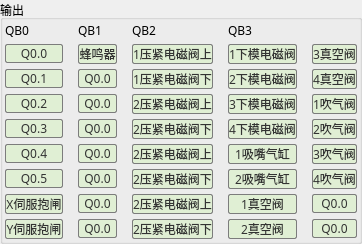
           <widget class="QGroupBox" name="groupBox_Q">
            <property name="styleSheet">
             <string notr="true">QPushButton {  
    font-size:12px;
    border-radius:2px;
    color:rgba(51,51,51,1);
    background:qlineargradient(x1:0, y1:0, x2:0, y2:1, stop:0 rgba(242,242,242,1), stop:1 rgba(255,255,255,1));
    border:1px solid rgba(221,221,221,1);
}
QPushButton
{
	background-color: rgb(224, 239, 212);

	border-color: rgb(124, 124, 124);
}
QPushButton::hover
{
    background-color:rgb(255, 227, 197);
}
QPushButton::pressed
{
    background-color:rgb(255, 110, 94);
}
QPushButton::checked 
{
	background-color: rgb(255, 110, 94);
}</string>
            </property>
            <property name="title">
             <string>输出</string>
            </property>
            <layout class="QGridLayout" name="gridLayout_10">
             <property name="leftMargin">
              <number>2</number>
             </property>
             <property name="topMargin">
              <number>2</number>
             </property>
             <property name="rightMargin">
              <number>2</number>
             </property>
             <property name="bottomMargin">
              <number>2</number>
             </property>
             <property name="horizontalSpacing">
              <number>15</number>
             </property>
             <property name="verticalSpacing">
              <number>5</number>
             </property>
             <item row="7" column="3">
              <widget class="QPushButton" name="q30">
               <property name="font">
                <font>
                 <family>微软雅黑</family>
                 <pointsize>-1</pointsize>
                </font>
               </property>
               <property name="styleSheet">
                <string notr="true"/>
               </property>
               <property name="text">
                <string>1真空阀</string>
               </property>
               <property name="checkable">
                <bool>true</bool>
               </property>
              </widget>
             </item>
             <item row="4" column="2">
              <widget class="QPushButton" name="q19">
               <property name="font">
                <font>
                 <family>微软雅黑</family>
                 <pointsize>-1</pointsize>
                </font>
               </property>
               <property name="styleSheet">
                <string notr="true"/>
               </property>
               <property name="text">
                <string>2压紧电磁阀下</string>
               </property>
               <property name="checkable">
                <bool>true</bool>
               </property>
              </widget>
             </item>
             <item row="5" column="1">
              <widget class="QPushButton" name="q12">
               <property name="font">
                <font>
                 <family>微软雅黑</family>
                 <pointsize>-1</pointsize>
                </font>
               </property>
               <property name="styleSheet">
                <string notr="true"/>
               </property>
               <property name="text">
                <string>Q0.0</string>
               </property>
               <property name="checkable">
                <bool>true</bool>
               </property>
              </widget>
             </item>
             <item row="3" column="3">
              <widget class="QPushButton" name="q26">
               <property name="font">
                <font>
                 <family>微软雅黑</family>
                 <pointsize>-1</pointsize>
                </font>
               </property>
               <property name="styleSheet">
                <string notr="true"/>
               </property>
               <property name="text">
                <string>3下模电磁阀</string>
               </property>
               <property name="checkable">
                <bool>true</bool>
               </property>
              </widget>
             </item>
             <item row="6" column="0">
              <widget class="QPushButton" name="q5">
               <property name="font">
                <font>
                 <family>微软雅黑</family>
                 <pointsize>-1</pointsize>
                </font>
               </property>
               <property name="styleSheet">
                <string notr="true"/>
               </property>
               <property name="text">
                <string>Q0.5</string>
               </property>
               <property name="checkable">
                <bool>true</bool>
               </property>
              </widget>
             </item>
             <item row="3" column="0">
              <widget class="QPushButton" name="q2">
               <property name="font">
                <font>
                 <family>微软雅黑</family>
                 <pointsize>-1</pointsize>
                </font>
               </property>
               <property name="styleSheet">
                <string notr="true"/>
               </property>
               <property name="text">
                <string>Q0.2</string>
               </property>
               <property name="checkable">
                <bool>true</bool>
               </property>
              </widget>
             </item>
             <item row="2" column="0">
              <widget class="QPushButton" name="q1">
               <property name="font">
                <font>
                 <family>微软雅黑</family>
                 <pointsize>-1</pointsize>
                </font>
               </property>
               <property name="styleSheet">
                <string notr="true"/>
               </property>
               <property name="text">
                <string>Q0.1</string>
               </property>
               <property name="checkable">
                <bool>true</bool>
               </property>
              </widget>
             </item>
             <item row="0" column="0">
              <widget class="QLabel" name="label_64">
               <property name="maximumSize">
                <size>
                 <width>16777215</width>
                 <height>28</height>
                </size>
               </property>
               <property name="font">
                <font>
                 <family>微软雅黑</family>
                 <pointsize>9</pointsize>
                </font>
               </property>
               <property name="text">
                <string>QB0</string>
               </property>
               <property name="alignment">
                <set>Qt::AlignLeading|Qt::AlignLeft|Qt::AlignVCenter</set>
               </property>
              </widget>
             </item>
             <item row="2" column="3">
              <widget class="QPushButton" name="q25">
               <property name="font">
                <font>
                 <family>微软雅黑</family>
                 <pointsize>-1</pointsize>
                </font>
               </property>
               <property name="styleSheet">
                <string notr="true"/>
               </property>
               <property name="text">
                <string>2下模电磁阀</string>
               </property>
               <property name="checkable">
                <bool>true</bool>
               </property>
              </widget>
             </item>
             <item row="2" column="2">
              <widget class="QPushButton" name="q17">
               <property name="font">
                <font>
                 <family>微软雅黑</family>
                 <pointsize>-1</pointsize>
                </font>
               </property>
               <property name="styleSheet">
                <string notr="true"/>
               </property>
               <property name="text">
                <string>1压紧电磁阀下</string>
               </property>
               <property name="checkable">
                <bool>true</bool>
               </property>
              </widget>
             </item>
             <item row="7" column="2">
              <widget class="QPushButton" name="q22">
               <property name="font">
                <font>
                 <family>微软雅黑</family>
                 <pointsize>-1</pointsize>
                </font>
               </property>
               <property name="styleSheet">
                <string notr="true"/>
               </property>
               <property name="text">
                <string>2压紧电磁阀上</string>
               </property>
               <property name="checkable">
                <bool>true</bool>
               </property>
              </widget>
             </item>
             <item row="7" column="1">
              <widget class="QPushButton" name="q14">
               <property name="font">
                <font>
                 <family>微软雅黑</family>
                 <pointsize>-1</pointsize>
                </font>
               </property>
               <property name="styleSheet">
                <string notr="true"/>
               </property>
               <property name="text">
                <string>Q0.0</string>
               </property>
               <property name="checkable">
                <bool>true</bool>
               </property>
              </widget>
             </item>
             <item row="1" column="2">
              <widget class="QPushButton" name="q16">
               <property name="font">
                <font>
                 <family>微软雅黑</family>
                 <pointsize>-1</pointsize>
                </font>
               </property>
               <property name="styleSheet">
                <string notr="true"/>
               </property>
               <property name="text">
                <string>1压紧电磁阀上</string>
               </property>
               <property name="checkable">
                <bool>true</bool>
               </property>
              </widget>
             </item>
             <item row="8" column="0">
              <widget class="QPushButton" name="q7">
               <property name="font">
                <font>
                 <family>微软雅黑</family>
                 <pointsize>-1</pointsize>
                </font>
               </property>
               <property name="styleSheet">
                <string notr="true"/>
               </property>
               <property name="text">
                <string>Y伺服抱闸</string>
               </property>
               <property name="checkable">
                <bool>true</bool>
               </property>
              </widget>
             </item>
             <item row="0" column="3">
              <widget class="QLabel" name="label_85">
               <property name="font">
                <font>
                 <family>微软雅黑</family>
                 <pointsize>9</pointsize>
                </font>
               </property>
               <property name="text">
                <string>QB3</string>
               </property>
               <property name="alignment">
                <set>Qt::AlignLeading|Qt::AlignLeft|Qt::AlignVCenter</set>
               </property>
              </widget>
             </item>
             <item row="8" column="2">
              <widget class="QPushButton" name="q23">
               <property name="font">
                <font>
                 <family>微软雅黑</family>
                 <pointsize>-1</pointsize>
                </font>
               </property>
               <property name="styleSheet">
                <string notr="true"/>
               </property>
               <property name="text">
                <string>2压紧电磁阀下</string>
               </property>
               <property name="checkable">
                <bool>true</bool>
               </property>
              </widget>
             </item>
             <item row="2" column="1">
              <widget class="QPushButton" name="q9">
               <property name="font">
                <font>
                 <family>微软雅黑</family>
                 <pointsize>-1</pointsize>
                </font>
               </property>
               <property name="styleSheet">
                <string notr="true"/>
               </property>
               <property name="text">
                <string>Q0.0</string>
               </property>
               <property name="checkable">
                <bool>true</bool>
               </property>
              </widget>
             </item>
             <item row="6" column="2">
              <widget class="QPushButton" name="q21">
               <property name="font">
                <font>
                 <family>微软雅黑</family>
                 <pointsize>-1</pointsize>
                </font>
               </property>
               <property name="styleSheet">
                <string notr="true"/>
               </property>
               <property name="text">
                <string>2压紧电磁阀下</string>
               </property>
               <property name="checkable">
                <bool>true</bool>
               </property>
              </widget>
             </item>
             <item row="0" column="1">
              <widget class="QLabel" name="label_65">
               <property name="font">
                <font>
                 <family>微软雅黑</family>
                 <pointsize>9</pointsize>
                </font>
               </property>
               <property name="text">
                <string>QB1</string>
               </property>
               <property name="alignment">
                <set>Qt::AlignLeading|Qt::AlignLeft|Qt::AlignVCenter</set>
               </property>
              </widget>
             </item>
             <item row="6" column="3">
              <widget class="QPushButton" name="q29">
               <property name="font">
                <font>
                 <family>微软雅黑</family>
                 <pointsize>-1</pointsize>
                </font>
               </property>
               <property name="styleSheet">
                <string notr="true"/>
               </property>
               <property name="text">
                <string>2吸嘴气缸</string>
               </property>
               <property name="checkable">
                <bool>true</bool>
               </property>
              </widget>
             </item>
             <item row="1" column="1">
              <widget class="QPushButton" name="q8">
               <property name="font">
                <font>
                 <family>微软雅黑</family>
                 <pointsize>-1</pointsize>
                </font>
               </property>
               <property name="styleSheet">
                <string notr="true"/>
               </property>
               <property name="text">
                <string>蜂鸣器</string>
               </property>
               <property name="checkable">
                <bool>true</bool>
               </property>
              </widget>
             </item>
             <item row="8" column="3">
              <widget class="QPushButton" name="q31">
               <property name="font">
                <font>
                 <family>微软雅黑</family>
                 <pointsize>-1</pointsize>
                </font>
               </property>
               <property name="styleSheet">
                <string notr="true"/>
               </property>
               <property name="text">
                <string>2真空阀</string>
               </property>
               <property name="checkable">
                <bool>true</bool>
               </property>
              </widget>
             </item>
             <item row="5" column="3">
              <widget class="QPushButton" name="q28">
               <property name="font">
                <font>
                 <family>微软雅黑</family>
                 <pointsize>-1</pointsize>
                </font>
               </property>
               <property name="styleSheet">
                <string notr="true"/>
               </property>
               <property name="text">
                <string>1吸嘴气缸</string>
               </property>
               <property name="checkable">
                <bool>true</bool>
               </property>
              </widget>
             </item>
             <item row="1" column="3">
              <widget class="QPushButton" name="q24">
               <property name="font">
                <font>
                 <family>微软雅黑</family>
                 <pointsize>-1</pointsize>
                </font>
               </property>
               <property name="styleSheet">
                <string notr="true"/>
               </property>
               <property name="text">
                <string>1下模电磁阀</string>
               </property>
               <property name="checkable">
                <bool>true</bool>
               </property>
              </widget>
             </item>
             <item row="4" column="1">
              <widget class="QPushButton" name="q11">
               <property name="font">
                <font>
                 <family>微软雅黑</family>
                 <pointsize>-1</pointsize>
                </font>
               </property>
               <property name="styleSheet">
                <string notr="true"/>
               </property>
               <property name="text">
                <string>Q0.0</string>
               </property>
               <property name="checkable">
                <bool>true</bool>
               </property>
              </widget>
             </item>
             <item row="5" column="0">
              <widget class="QPushButton" name="q4">
               <property name="font">
                <font>
                 <family>微软雅黑</family>
                 <pointsize>-1</pointsize>
                </font>
               </property>
               <property name="styleSheet">
                <string notr="true"/>
               </property>
               <property name="text">
                <string>Q0.4</string>
               </property>
               <property name="checkable">
                <bool>true</bool>
               </property>
              </widget>
             </item>
             <item row="4" column="3">
              <widget class="QPushButton" name="q27">
               <property name="font">
                <font>
                 <family>微软雅黑</family>
                 <pointsize>-1</pointsize>
                </font>
               </property>
               <property name="styleSheet">
                <string notr="true"/>
               </property>
               <property name="text">
                <string>4下模电磁阀</string>
               </property>
               <property name="checkable">
                <bool>true</bool>
               </property>
              </widget>
             </item>
             <item row="3" column="2">
              <widget class="QPushButton" name="q18">
               <property name="font">
                <font>
                 <family>微软雅黑</family>
                 <pointsize>-1</pointsize>
                </font>
               </property>
               <property name="styleSheet">
                <string notr="true"/>
               </property>
               <property name="text">
                <string>2压紧电磁阀上</string>
               </property>
               <property name="checkable">
                <bool>true</bool>
               </property>
              </widget>
             </item>
             <item row="0" column="2">
              <widget class="QLabel" name="label_84">
               <property name="font">
                <font>
                 <family>微软雅黑</family>
                 <pointsize>9</pointsize>
                </font>
               </property>
               <property name="text">
                <string>QB2</string>
               </property>
               <property name="alignment">
                <set>Qt::AlignLeading|Qt::AlignLeft|Qt::AlignVCenter</set>
               </property>
              </widget>
             </item>
             <item row="1" column="0">
              <widget class="QPushButton" name="q0">
               <property name="font">
                <font>
                 <family>微软雅黑</family>
                 <pointsize>-1</pointsize>
                </font>
               </property>
               <property name="styleSheet">
                <string notr="true"/>
               </property>
               <property name="text">
                <string>Q0.0</string>
               </property>
               <property name="checkable">
                <bool>true</bool>
               </property>
              </widget>
             </item>
             <item row="6" column="1">
              <widget class="QPushButton" name="q13">
               <property name="font">
                <font>
                 <family>微软雅黑</family>
                 <pointsize>-1</pointsize>
                </font>
               </property>
               <property name="styleSheet">
                <string notr="true"/>
               </property>
               <property name="text">
                <string>Q0.0</string>
               </property>
               <property name="checkable">
                <bool>true</bool>
               </property>
              </widget>
             </item>
             <item row="3" column="1">
              <widget class="QPushButton" name="q10">
               <property name="font">
                <font>
                 <family>微软雅黑</family>
                 <pointsize>-1</pointsize>
                </font>
               </property>
               <property name="styleSheet">
                <string notr="true"/>
               </property>
               <property name="text">
                <string>Q0.0</string>
               </property>
               <property name="checkable">
                <bool>true</bool>
               </property>
              </widget>
             </item>
             <item row="5" column="2">
              <widget class="QPushButton" name="q20">
               <property name="font">
                <font>
                 <family>微软雅黑</family>
                 <pointsize>-1</pointsize>
                </font>
               </property>
               <property name="styleSheet">
                <string notr="true"/>
               </property>
               <property name="text">
                <string>2压紧电磁阀上</string>
               </property>
               <property name="checkable">
                <bool>true</bool>
               </property>
              </widget>
             </item>
             <item row="4" column="0">
              <widget class="QPushButton" name="q3">
               <property name="font">
                <font>
                 <family>微软雅黑</family>
                 <pointsize>-1</pointsize>
                </font>
               </property>
               <property name="styleSheet">
                <string notr="true"/>
               </property>
               <property name="text">
                <string>Q0.3</string>
               </property>
               <property name="checkable">
                <bool>true</bool>
               </property>
              </widget>
             </item>
             <item row="7" column="0">
              <widget class="QPushButton" name="q6">
               <property name="font">
                <font>
                 <family>微软雅黑</family>
                 <pointsize>-1</pointsize>
                </font>
               </property>
               <property name="styleSheet">
                <string notr="true"/>
               </property>
               <property name="text">
                <string>X伺服抱闸</string>
               </property>
               <property name="checkable">
                <bool>true</bool>
               </property>
              </widget>
             </item>
             <item row="8" column="1">
              <widget class="QPushButton" name="q15">
               <property name="font">
                <font>
                 <family>微软雅黑</family>
                 <pointsize>-1</pointsize>
                </font>
               </property>
               <property name="styleSheet">
                <string notr="true"/>
               </property>
               <property name="text">
                <string>Q0.0</string>
               </property>
               <property name="checkable">
                <bool>true</bool>
               </property>
              </widget>
             </item>
             <item row="1" column="4">
              <widget class="QPushButton" name="q32">
               <property name="font">
                <font>
                 <family>微软雅黑</family>
                 <pointsize>-1</pointsize>
                </font>
               </property>
               <property name="styleSheet">
                <string notr="true"/>
               </property>
               <property name="text">
                <string>3真空阀</string>
               </property>
               <property name="checkable">
                <bool>true</bool>
               </property>
              </widget>
             </item>
             <item row="2" column="4">
              <widget class="QPushButton" name="q33">
               <property name="font">
                <font>
                 <family>微软雅黑</family>
                 <pointsize>-1</pointsize>
                </font>
               </property>
               <property name="styleSheet">
                <string notr="true"/>
               </property>
               <property name="text">
                <string>4真空阀</string>
               </property>
               <property name="checkable">
                <bool>true</bool>
               </property>
              </widget>
             </item>
             <item row="3" column="4">
              <widget class="QPushButton" name="q34">
               <property name="font">
                <font>
                 <family>微软雅黑</family>
                 <pointsize>-1</pointsize>
                </font>
               </property>
               <property name="styleSheet">
                <string notr="true"/>
               </property>
               <property name="text">
                <string>1吹气阀</string>
               </property>
               <property name="checkable">
                <bool>true</bool>
               </property>
              </widget>
             </item>
             <item row="4" column="4">
              <widget class="QPushButton" name="q35">
               <property name="font">
                <font>
                 <family>微软雅黑</family>
                 <pointsize>-1</pointsize>
                </font>
               </property>
               <property name="styleSheet">
                <string notr="true"/>
               </property>
               <property name="text">
                <string>2吹气阀</string>
               </property>
               <property name="checkable">
                <bool>true</bool>
               </property>
              </widget>
             </item>
             <item row="5" column="4">
              <widget class="QPushButton" name="q36">
               <property name="font">
                <font>
                 <family>微软雅黑</family>
                 <pointsize>-1</pointsize>
                </font>
               </property>
               <property name="styleSheet">
                <string notr="true"/>
               </property>
               <property name="text">
                <string>3吹气阀</string>
               </property>
               <property name="checkable">
                <bool>true</bool>
               </property>
              </widget>
             </item>
             <item row="6" column="4">
              <widget class="QPushButton" name="q37">
               <property name="font">
                <font>
                 <family>微软雅黑</family>
                 <pointsize>-1</pointsize>
                </font>
               </property>
               <property name="styleSheet">
                <string notr="true"/>
               </property>
               <property name="text">
                <string>4吹气阀</string>
               </property>
               <property name="checkable">
                <bool>true</bool>
               </property>
              </widget>
             </item>
             <item row="7" column="4">
              <widget class="QPushButton" name="q38">
               <property name="font">
                <font>
                 <family>微软雅黑</family>
                 <pointsize>-1</pointsize>
                </font>
               </property>
               <property name="styleSheet">
                <string notr="true"/>
               </property>
               <property name="text">
                <string>Q0.0</string>
               </property>
               <property name="checkable">
                <bool>true</bool>
               </property>
              </widget>
             </item>
             <item row="8" column="4">
              <widget class="QPushButton" name="q39">
               <property name="font">
                <font>
                 <family>微软雅黑</family>
                 <pointsize>-1</pointsize>
                </font>
               </property>
               <property name="styleSheet">
                <string notr="true"/>
               </property>
               <property name="text">
                <string>Q0.0</string>
               </property>
               <property name="checkable">
                <bool>true</bool>
               </property>
              </widget>
             </item>
            </layout>
           </widget>
